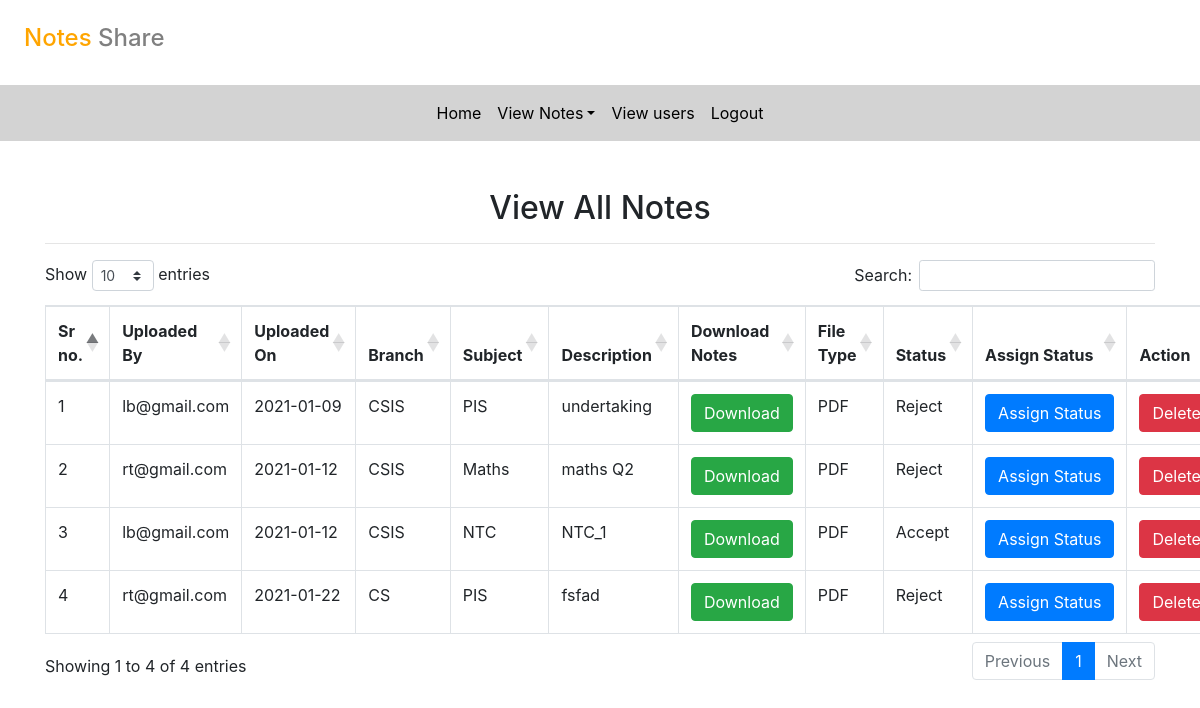
Page /all_notes (signed in) on the committed database.
### notes/models.py (models this page shows, shortened)
class Notes(models.Model):
    user = models.ForeignKey(User, on_delete=models.CASCADE)
    uploadingdate = models.CharField(max_length=30)
    branch = models.CharField(max_length=30)
    subject = models.CharField(max_length=35)
    notesfile = models.FileField(null=True)
    filetype = models.CharField(max_length=35, null=True)
    description = models.CharField(max_length=200, null=True)
    status = models.CharField(max_length=15)

### notes/views.py (the view)
# urls.py: path('all_notes', all_notes, name='all_notes'),
def all_notes(request):
    if not request.user.is_authenticated:
        return redirect('login_admin')
    notes = Notes.objects.all()
    d = {'notes': notes}
    return render(request, 'all_notes.html', d)

### notes/templates/all_notes.html (shortened to what this page needs)
{% extends 'admin_nav.html' %}
{% load static %}
{% block body %}
<link rel="stylesheet" href="https://cdnjs.cloudflare.com/ajax/libs/twitter-bootstrap/4.5.2/css/bootstrap.css">
<link rel="stylesheet" href="https://cdn.datatables.net/1.10.23/css/dataTables.bootstrap4.min.css">
<div class="container mt-5">
    <h2 class="text-center">View All Notes</h2>
    <hr>
    <table class="table table-bordered" id="myTable">
        <thead>
            <tr>
                <th>Sr no.</th>
                <th>Uploaded By</th>
                <th>Uploaded On</th>
                <th>Branch</th>
                <th>Subject</th>
                <th>Description</th>
                <th>Download Notes</th>
                <th>File Type</th>
                <th>Status</th>
                <th>Assign Status</th>
                <th>Action</th>
            </tr>
        </thead>
        <tbody>
            {% for i in notes%}
            <tr>
                <td>{{forloop.counter}}</td>
                <td>{{i.user.username}}</td>
                <td>{{i.uploadingdate}}</td>
                <td>{{i.branch}}</td>
                <td>{{i.subject}}</td>
                <td>{{i.description}}</td>
                <td><a href="{{i.notesfile.url}}" class="btn btn-success"  download>Download</a></td>
                <td>{{i.filetype}}</td>
                <td>{{i.status}}</td>
                <td><a href="{% url 'assign_status' i.id %}" class="btn btn-primary">Assign&nbsp;Status</a></td>
                <td><a href="{% url 'delete_notes' i.id %}" class="btn btn-danger"  onclick="return confirm('Are you sure?')">Delete</a></td>
            </tr>
            {% endfor%}
        </tbody>
    </table>
</div>
{% endblock %}

### rows in the picture
Notes: user.username "lb@gmail.com", uploadingdate "2021-01-09", branch "CSIS", subject "PIS", description "undertaking", filetype "PDF", status "Reject"
Notes: user.username "rt@gmail.com", uploadingdate "2021-01-12", branch "CSIS", subject "Maths", description "maths Q2", filetype "PDF", status "Reject"
Notes: user.username "lb@gmail.com", uploadingdate "2021-01-12", branch "CSIS", subject "NTC", description "NTC_1", filetype "PDF", status "Accept"
Notes: user.username "rt@gmail.com", uploadingdate "2021-01-22", branch "CS", subject "PIS", description "fsfad", filetype "PDF", status "Reject"
